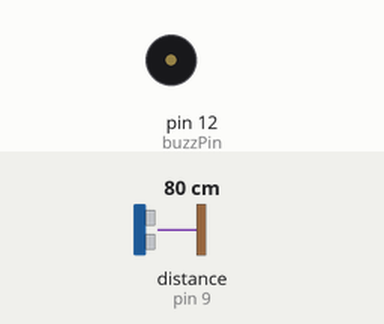
This sketch was run on a simulated Arduino Uno, built with avr-gcc and run on an emulated ATmega328P. On the bench: buzzer (waves = sounding, pin HIGH). Wiring (inferred from the names in the program): ultrasonic range finder: trigger pin 8; echo pin 9. The test bench sets the inputs (shaded band); at power-on: distance to the obstacle (sensor on pin 9) 80 cm. The echo pulse lasts 58.3 µs per cm; pins used as bus, display or sensor lines are not drawn.

Above: at 1.2 s.
1.3 s: distance to the obstacle (sensor on pin 9) set to 21 cm
2.8 s: distance to the obstacle (sensor on pin 9) set to 17 cm
At 3.7 s:
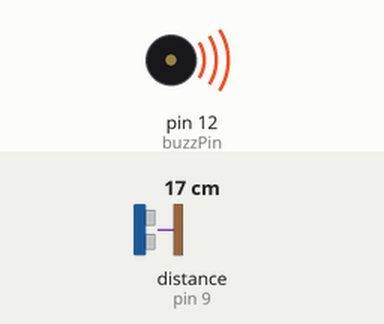
4.3 s: distance to the obstacle (sensor on pin 9) set to 35 cm
At 4.9 s:
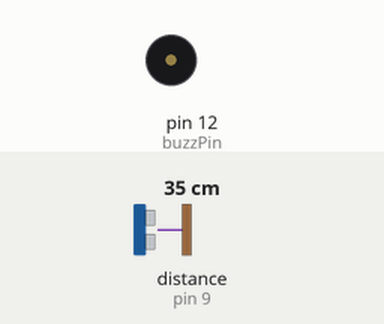
5.8 s: distance to the obstacle (sensor on pin 9) set to 2 cm
At 6.9 s:
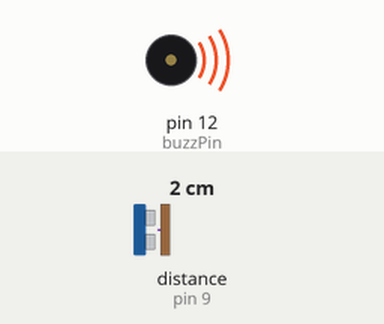
Timing chart, 0 to 8.3 s (numbered marks = the images above; inputs shaded):
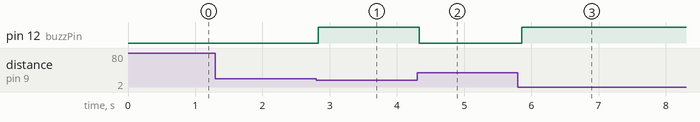

The sketch:

arduino.ino
```cpp
/*
	This code should work to get warning cross the buzzer when something be closer than 0.5 meter
	Circuit is ultrasonic sensor and buzzer +5v and Arduino uno is used
*/
// Define pins for ultrasonic and buzzer
int const trigPin = 8;
int const echoPin = 9;
int const buzzPin = 12;

void setup()
{
	pinMode(trigPin, OUTPUT); // trig pin will have pulses output
	pinMode(echoPin, INPUT); // echo pin should be input to get pulse width
	pinMode(buzzPin, OUTPUT); // buzz pin is output to control buzzering
}

void loop()
{
	// Duration will be the input pulse width and distance will be the distance to the obstacle in centimeters
	int duration, distance;
	// Output pulse with 1ms width on trigPin
	digitalWrite(trigPin, HIGH);
	delay(1);
	digitalWrite(trigPin, LOW);
	// Measure the pulse input in echo pin
	duration = pulseIn(echoPin, HIGH);
	// Distance is half the duration devided by 29.1 (from datasheet)
	distance = (duration/2) / 29.1;
	// if distance less than 0.5 meter and more than 0 (0 or less means over range)
    if (distance <= 17 && distance >= 0) {
    	// Buzz
    	digitalWrite(buzzPin, HIGH);
    } else {
    	// Don't buzz
    	digitalWrite(buzzPin, LOW);
    }
    // Waiting 60 ms won't hurt any one
    delay(60);
}
```

Measured:
- the behaviour switches between 19 and 18 cm on distance to the obstacle (sensor on pin 9) (found by bisection; images 0 and 1)
- after the input at 1.3 s, every drawn part: stays the same
- after the input at 2.8 s, pin 12 (buzzPin): LOW → HIGH at once
- after the input at 4.3 s, pin 12 (buzzPin): HIGH → LOW at once
- after the input at 5.8 s, pin 12 (buzzPin): LOW → HIGH after 0.06 s
